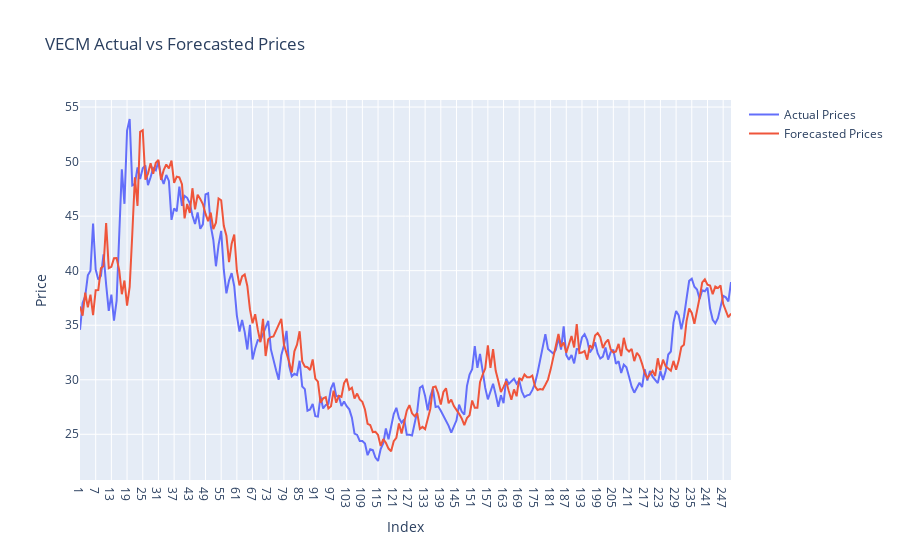

Write notebook code for a chart like this one.
### Code cell
%R -o hub2_forecast_comparison

hub2_forecast_comparison = hub2_forecast_comparison

actual_trace = go.Scatter(
    x=hub2_forecast_comparison.index,
    y=hub2_forecast_comparison['Actual'],
    mode='lines',
    name='Actual Prices'
)

forecasted_trace = go.Scatter(
    x=hub2_forecast_comparison.index,
    y=hub2_forecast_comparison['Forecasted'],
    mode='lines',
    name='Forecasted Prices'
)

# Create the plot
layout = go.Layout(
    title='VECM Actual vs Forecasted Prices',
    xaxis=dict(title='Index'),
    yaxis=dict(title='Price'),
)

fig = go.Figure(data=[actual_trace, forecasted_trace], layout=layout)
fig.show()

### Figure 1 — Plotly figure (JSON) as saved in the notebook; plotly's stock layout.template omitted (floating-point values rounded to 4 significant figures; data arrays with more than 128 entries replaced by an {"elided": "..."} marker saying what was removed)
{"data": [{"mode": "lines", "name": "Actual Prices", "type": "scatter", "x": {"elided": "250 str values"}, "y": {"elided": "250 float values"}}, {"mode": "lines", "name": "Forecasted Prices", "type": "scatter", "x": {"elided": "250 str values"}, "y": {"elided": "250 float values"}}], "layout": {"title": {"text": "VECM Actual vs Forecasted Prices"}, "xaxis": {"title": {"text": "Index"}}, "yaxis": {"title": {"text": "Price"}}}}
